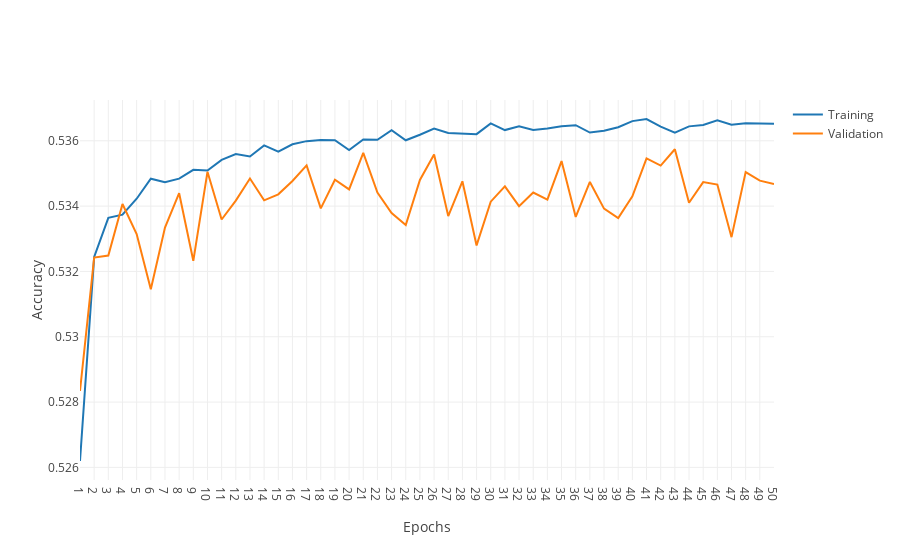

Notebook cell for this chart:
### Code cell
import plotly.graph_objects as go

epochs = list(range(1,len(fit_log_1_6.history['binary_accuracy'])+1))
training_accuracy = fit_log_1_6.history['binary_accuracy']
validation_accuracy = fit_log_1_6.history['val_binary_accuracy']

fig = go.Figure()
fig.add_trace(go.Scatter(
    x=epochs,
    y=training_accuracy,
    mode='lines',
    name='Training'))
fig.add_trace(go.Scatter(
    x=epochs,
    y=validation_accuracy,
    mode='lines',
    name='Validation'))
fig.update_layout(
    template='none',
    xaxis_title='Epochs',
    yaxis_title="Accuracy")
fig.update_xaxes(tick0=0, dtick=1)
# fig.update_yaxes(range=[0.5,1])
fig.show()
fig.write_image(f'../images/model_1_6_accuracy.png', scale=5)
pd.DataFrame({'epoch': epochs, 'training_accuracy':training_accuracy, 'validation_accuracy':validation_accuracy}).to_csv('../images/model_1_6_accuracy.csv', index=False)

### Figure 1 — Plotly figure (JSON) as saved in the notebook; plotly's stock layout.template omitted (floating-point values rounded to 4 significant figures)
{"data": [{"mode": "lines", "name": "Training", "type": "scatter", "x": [1, 2, 3, 4, 5, 6, 7, 8, 9, 10, 11, 12, 13, 14, 15, 16, 17, 18, 19, 20, 21, 22, 23, 24, 25, 26, 27, 28, 29, 30, 31, 32, 33, 34, 35, 36, 37, 38, 39, 40, 41, 42, 43, 44, 45, 46, 47, 48, 49, 50], "y": [0.5262, 0.5324, 0.5336, 0.5337, 0.5342, 0.5348, 0.5347, 0.5348, 0.5351, 0.5351, 0.5354, 0.5356, 0.5355, 0.5359, 0.5357, 0.5359, 0.536, 0.536, 0.536, 0.5357, 0.536, 0.536, 0.5363, 0.536, 0.5362, 0.5364, 0.5362, 0.5362, 0.5362, 0.5365, 0.5363, 0.5364, 0.5363, 0.5364, 0.5364, 0.5365, 0.5363, 0.5363, 0.5364, 0.5366, 0.5367, 0.5364, 0.5362, 0.5364, 0.5365, 0.5366, 0.5365, 0.5365, 0.5365, 0.5365]}, {"mode": "lines", "name": "Validation", "type": "scatter", "x": [1, 2, 3, 4, 5, 6, 7, 8, 9, 10, 11, 12, 13, 14, 15, 16, 17, 18, 19, 20, 21, 22, 23, 24, 25, 26, 27, 28, 29, 30, 31, 32, 33, 34, 35, 36, 37, 38, 39, 40, 41, 42, 43, 44, 45, 46, 47, 48, 49, 50], "y": [0.5283, 0.5324, 0.5325, 0.5341, 0.5331, 0.5315, 0.5333, 0.5344, 0.5323, 0.5351, 0.5336, 0.5342, 0.5348, 0.5342, 0.5344, 0.5348, 0.5352, 0.5339, 0.5348, 0.5345, 0.5356, 0.5344, 0.5338, 0.5334, 0.5348, 0.5356, 0.5337, 0.5348, 0.5328, 0.5341, 0.5346, 0.534, 0.5344, 0.5342, 0.5354, 0.5337, 0.5347, 0.5339, 0.5336, 0.5343, 0.5355, 0.5352, 0.5357, 0.5341, 0.5347, 0.5347, 0.5331, 0.535, 0.5348, 0.5347]}], "layout": {"xaxis": {"dtick": 1, "tick0": 0, "title": {"text": "Epochs"}}, "yaxis": {"title": {"text": "Accuracy"}}}}
